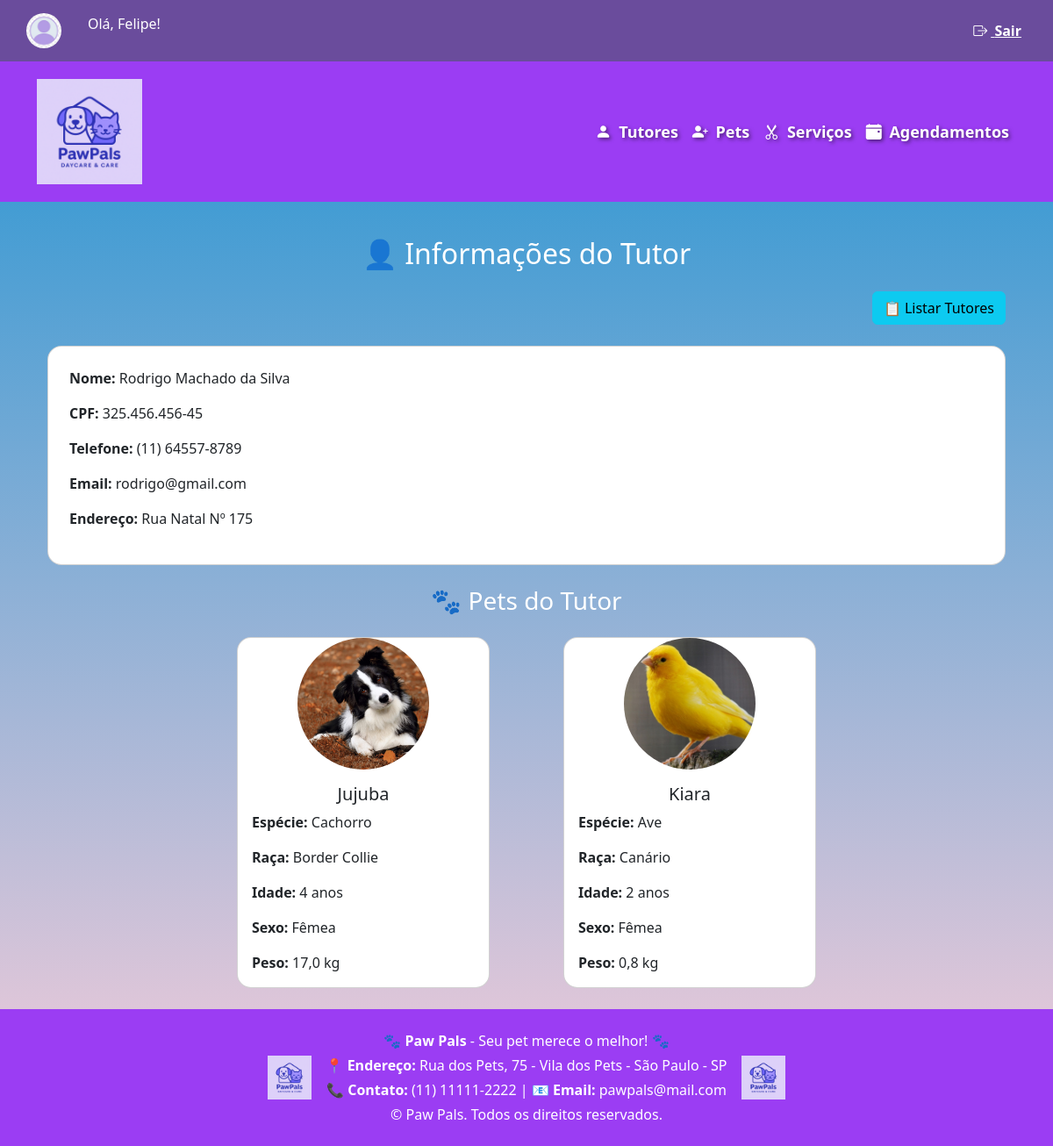
The page /tutores/1/ (signed in) on the database its author committed.
### klugpet/models.py (models this page shows, shortened)
class Usuario(AbstractUser):
    NIVEL_CHOICES = (
        ('admin', 'Administrador'),
        ('funcionario', 'Funcionário'),
    )
    nivel = models.CharField(max_length=20, choices=NIVEL_CHOICES, default='funcionario')

class Tutor(models.Model):
    nome_completo = models.CharField(max_length=255)
    cpf = models.CharField(max_length=14, unique=True)
    telefone = models.CharField(max_length=20, blank=True, null=True)
    email = models.EmailField(blank=True, null=True)
    endereco = models.TextField(blank=True, null=True)
    cidade = models.TextField(blank=True, null=True)
    estado = models.TextField(blank=True, null=True)
    conheceu = models.TextField(blank=True, null=True)

class Pet(models.Model):
    nome = models.CharField(max_length=100)
    especie = models.CharField(max_length=100)
    raca = models.CharField(max_length=100, blank=True, null=True)
    idade = models.CharField(blank=True, null=True)
    sexo = models.CharField(max_length=100, blank=True, null=True)
    peso = models.FloatField(blank=True, null=True)
    observacoes_medicas = models.TextField(blank=True, null=True)
    foto = models.ImageField(upload_to='pets/', blank=True, null=True)
    tutor = models.ForeignKey(Tutor, on_delete=models.CASCADE)

### klugpet/views.py (the view)
# urls.py: path('tutores/<int:tutor_id>/', views.detalhes_tutor, name='detalhes_tutor'),
@login_required
def detalhes_tutor(request, tutor_id):
    tutor = get_object_or_404(Tutor, id=tutor_id)
    pets = tutor.pet_set.all()
    return render(request, 'detalhes_tutor.html', {'tutor': tutor, 'pets': pets})

### klugpet/templates/detalhes_tutor.html (shortened to what this page needs)
{% extends 'base.html' %}
{% load static %}
{% block content %}
<div class="container mt-3">
    <h2 class="text-center mb-4">👤 Informações do Tutor</h2>
    <div class="text-end mt-3 mb-4">
        <a href="{% url 'listar_tutores' %}" class="btn btn-info">📋 Listar Tutores</a>
    </div>
    <div class="card mb-4 p-4 rounded-4">
        <p><strong>Nome:</strong> {{ tutor.nome_completo }}</p>
        <p><strong>CPF:</strong> {{ tutor.cpf }}</p>
        <p><strong>Telefone:</strong> {{ tutor.telefone }}</p>
        <p><strong>Email:</strong> {{ tutor.email }}</p>
        <p><strong>Endereço:</strong> {{ tutor.endereco }}</p>
    </div>
    <h3 class="text-center mb-4">🐾 Pets do Tutor</h3>
    <div class="row row-cols-1 row-cols-md-2 row-cols-lg-3 g-4 justify-content-center">
        {% for pet in pets %}
        <div class="col d-flex justify-content-center">
            <div class="card h-100 rounded-4" style="width: 18rem;">
                <div class="d-flex justify-content-center">
                    {% if pet.foto %}
                        <img src="{{ pet.foto.url }}" class="card-img-top rounded-circle" alt="{{ pet.nome }}" style="width: 150px; height: 150px; object-fit: cover;">
                    {% else %}
                        <img src="{% static 'img/sem-foto.jpg' %}" class="card-img-top rounded-circle d-block mx-auto" alt="Sem foto" style="width: 150px; height: 150px; object-fit: cover;">
                    {% endif %}
                </div>
                <div class="card-body">
                    <h5 class="card-title text-center">{{ pet.nome }}</h5>
                    <p class="card-text"><strong>Espécie:</strong> {{ pet.especie }}</p>
                    <p class="card-text"><strong>Raça:</strong> {{ pet.raca }}</p>
                    <p class="card-text"><strong>Idade:</strong> {{ pet.idade }} anos</p>
                    <p class="card-text"><strong>Sexo:</strong> {{ pet.sexo }}</p>
                    <p class="card-text"><strong>Peso:</strong> {{ pet.peso }} kg</p>
                </div>
            </div>
        </div>
        {% endfor %}
    </div>
</div>
{% endblock %}

### klugpet/templates/base.html (shortened to what this page needs)
<!DOCTYPE html>
<html lang="pt-br">
<head>
    {% load static %}
    <link rel="stylesheet" href="https://cdn.jsdelivr.net/npm/bootstrap@5.3.0/dist/css/bootstrap.min.css">
    <link rel="stylesheet" href="https://cdn.jsdelivr.net/npm/bootstrap-icons@1.11.3/font/bootstrap-icons.min.css">
</head>
<body>
    <div class="header-top">
        <div class="user-logo">
            {% if user.is_authenticated %}
                <img src="{% static 'img/user_avatar.jpg' %}" alt="Avatar" class="rounded-circle">
                <p class="user-info">Olá, {{ user.username }}!</p>
            {% else %}
                <p class="user-info">Bem-vindo, visitante!</p>
            {% endif %}
        </div>
        <div>
            {% if user.is_authenticated %}
                <form method="POST" action="{% url 'logout' %}" onsubmit="return confirmLogout()">
                    <button type="submit" class="logout-btn"><i class="bi bi-box-arrow-right me-1"></i> Sair</button>
                </form>
            {% endif %}
        </div>
    </div>
    <nav class="navbar navbar-expand-lg navbar-dark">
        <div class="container">
            <a class="navbar-brand d-flex align-items-center" href="{% if user.is_authenticated %}{% url 'home' %}{% else %}{% url 'login' %}{% endif %}">
                <img src="{% static 'img/logo_daycare.png' %}" alt="Logo" width="120" height="120" class="me-3">
            </a>
            <div class="collapse navbar-collapse" id="navbarNav">
                <ul class="navbar-nav ms-auto">
                    <li class="nav-item"><a class="nav-link" href="{% url 'cadastro_tutor' %}"><i class="bi bi-person-fill me-1"></i> Tutores</a></li>
                    <li class="nav-item"><a class="nav-link" href="{% url 'cadastro_pet' %}"><i class="bi bi-person-plus-fill me-1"></i> Pets</a></li>
                    <li class="nav-item"><a class="nav-link" href="{% url 'cadastro_servico' %}"><i class="bi bi-scissors me-1"></i> Serviços</a></li>
                    <li class="nav-item"><a class="nav-link" href="{% url 'agendamento' %}"><i class="bi bi-calendar-event-fill me-1"></i> Agendamentos</a></li>
                </ul>
            </div>
        </div>
    </nav>
    <div class="container content py-4">
        {% block content %}{% endblock %}
    </div>
    <footer class="footer text-white text-center py-4">
        <div class="container d-flex justify-content-center align-items-center flex-wrap gap-3">
            <img src="{% static 'img/logo_daycare.png' %}" alt="Logo" style="width: 50px; height: auto;">
            <div class="text-center">
                <p class="mb-1">🐾 <strong>Paw Pals</strong> - Seu pet merece o melhor! 🐾</p>
                <p class="mb-1">📍 <strong>Endereço:</strong> Rua dos Pets, 75 - Vila dos Pets - São Paulo - SP</p>
                <p class="mb-1">📞 <strong>Contato:</strong> (11) 11111-2222 | 📧 <strong>Email:</strong> pawpals@mail.com</p>
                <p class="mb-0">© Paw Pals. Todos os direitos reservados.</p>
            </div>
            <img src="{% static 'img/logo_daycare.png' %}" alt="Logo" style="width: 50px; height: auto;">
        </div>
    </footer>
</body>
</html>

### klugpet/templates/base.html (style rules this page uses)
body { background: linear-gradient(to top, #f8cdda, #1c92d2); min-height: 100vh; display: flex; flex-direction: column; color: white; }
.footer { background-color: #9b3df3; }
.navbar { background-color: #9b3df3; padding: 15px; }
.navbar-brand, .navbar-nav .nav-link { color: #ffffff !important; font-weight: bold; font-size: 18px; text-shadow: 2px 2px 4px rgba(0, 0, 0, 0.5); }
.content { flex: 1; }
.header-top { background-color: #6a4c9c; padding: 15px 30px; display: flex; justify-content: space-between; align-items: center; color: white; }
.user-info { font-size: 16px; margin-left: 20px; }
.logout-btn { background-color: transparent; border: none; color: white; cursor: pointer; font-weight: bold; text-decoration: underline; }
.user-logo { display: flex; align-items: center; }
.user-logo img { height: 40px; width: 40px; border-radius: 50%; margin-right: 10px; }

### rows shown on the page
Usuario: username "Felipe"
Tutor: nome_completo "Rodrigo Machado da Silva", cpf "325.456.456-45", telefone "(11) 64557-8789", email "rodrigo@gmail.com", endereco "Rua Natal Nº 175"
Pet: foto (picture), nome "Jujuba", especie "Cachorro", raca "Border Collie", idade "4", sexo "Fêmea", peso "17,0"
Pet: foto (picture), nome "Kiara", especie "Ave", raca "Canário", idade "2", sexo "Fêmea", peso "0,8"
